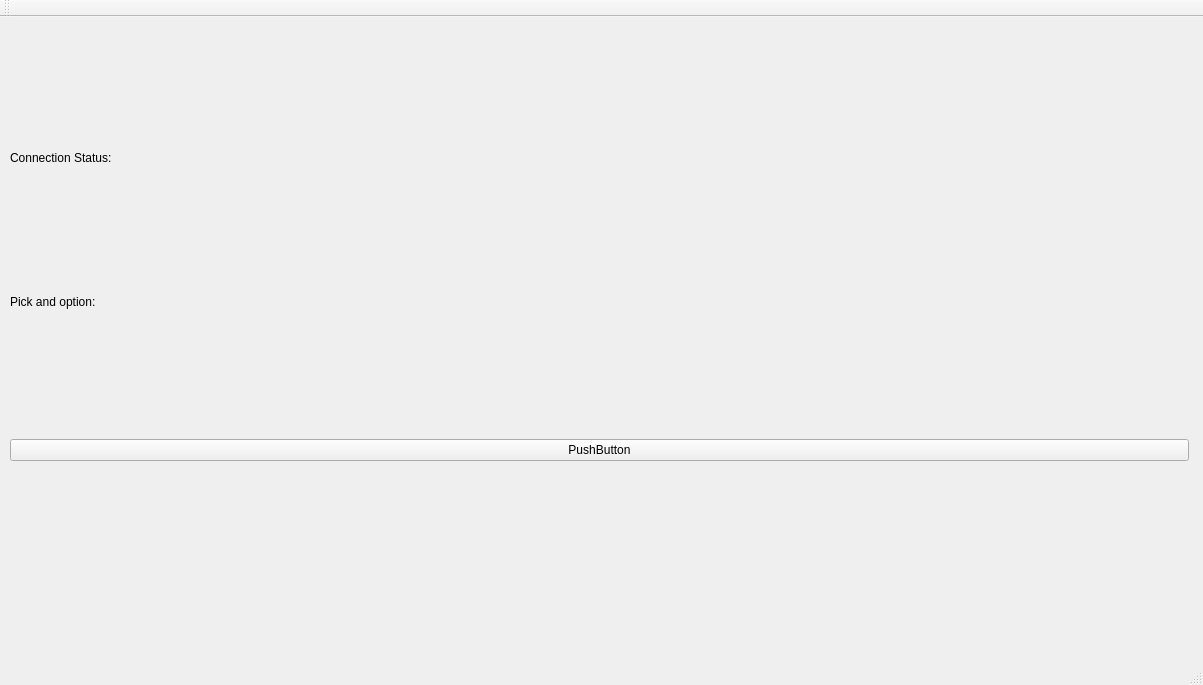
<?xml version="1.0" encoding="UTF-8"?>
<ui version="4.0">
 <class>MainWindow</class>
 <widget class="QMainWindow" name="MainWindow">
  <property name="geometry">
   <rect>
    <x>0</x>
    <y>0</y>
    <width>1203</width>
    <height>685</height>
   </rect>
  </property>
  <property name="windowTitle">
   <string>Web Whatsapp Tools</string>
  </property>
  <widget class="QWidget" name="centralWidget">
   <property name="mouseTracking">
    <bool>false</bool>
   </property>
   <property name="autoFillBackground">
    <bool>false</bool>
   </property>
   <widget class="QWidget" name="verticalLayoutWidget">
    <property name="geometry">
     <rect>
      <x>-1</x>
      <y>-1</y>
      <width>1201</width>
      <height>581</height>
     </rect>
    </property>
    <layout class="QVBoxLayout" name="verticalLayout">
     <item>
      <widget class="QLabel" name="label">
       <property name="sizePolicy">
        <sizepolicy hsizetype="Preferred" vsizetype="Maximum">
         <horstretch>0</horstretch>
         <verstretch>0</verstretch>
        </sizepolicy>
       </property>
       <property name="text">
        <string>Connection Status:</string>
       </property>
      </widget>
     </item>
     <item>
      <widget class="QLabel" name="label_2">
       <property name="sizePolicy">
        <sizepolicy hsizetype="Preferred" vsizetype="Maximum">
         <horstretch>0</horstretch>
         <verstretch>0</verstretch>
        </sizepolicy>
       </property>
       <property name="text">
        <string>Pick and option:</string>
       </property>
      </widget>
     </item>
     <item>
      <layout class="QVBoxLayout" name="verticalLayout_2">
       <item>
        <widget class="QPushButton" name="pushButton">
         <property name="text">
          <string>PushButton</string>
         </property>
        </widget>
       </item>
      </layout>
     </item>
    </layout>
   </widget>
  </widget>
  <widget class="QMenuBar" name="menuBar">
   <property name="geometry">
    <rect>
     <x>0</x>
     <y>0</y>
     <width>1203</width>
     <height>33</height>
    </rect>
   </property>
  </widget>
  <widget class="QToolBar" name="mainToolBar">
   <attribute name="toolBarArea">
    <enum>TopToolBarArea</enum>
   </attribute>
   <attribute name="toolBarBreak">
    <bool>false</bool>
   </attribute>
  </widget>
  <widget class="QStatusBar" name="statusBar"/>
 </widget>
 <layoutdefault spacing="6" margin="11"/>
 <resources/>
 <connections/>
</ui>
